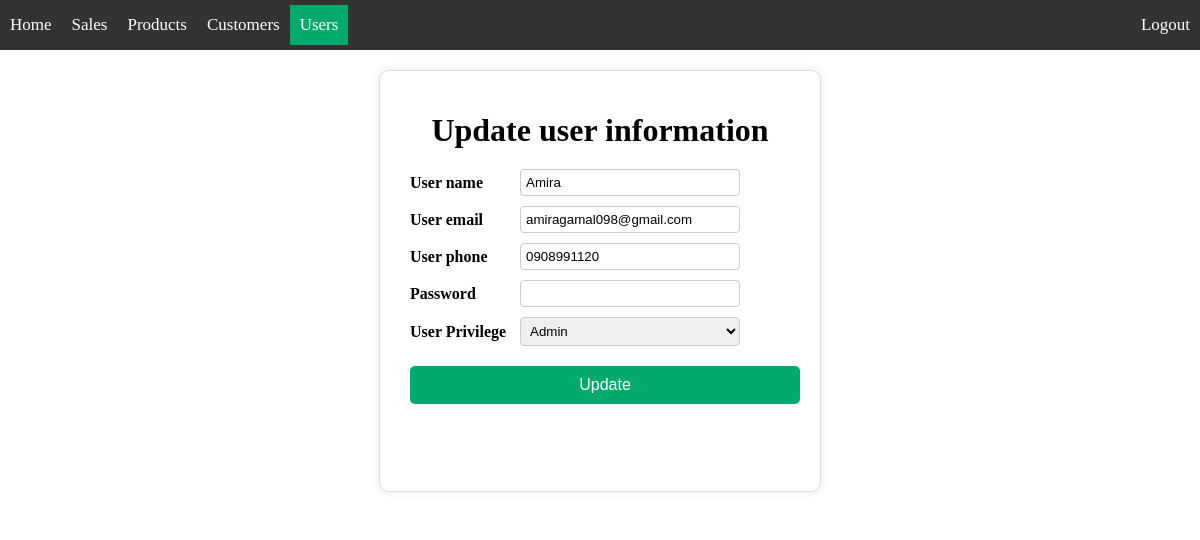
/users/update_user/1 (signed in), run on the app's committed database.
### app/models/user.py (models this page shows, shortened)
class User(db.Model, UserMixin):
    __tablename__ = 'user'
    id = db.Column(db.Integer, primary_key=True)
    user_name = db.Column(db.String(200), nullable=False)
    user_email = db.Column(db.String(200), nullable=False)
    user_phone = db.Column(db.String(15))
    password = db.Column(db.String(128), nullable=False)
    active = db.Column(db.Boolean(), default=True)
    roles = db.relationship('Role', secondary='user_roles', backref='roled')
    date = db.Column(db.DateTime, default=datetime.now(pytz.UTC))
    fs_uniquifier = db.Column(db.String(90), nullable=False, unique=True,
                              default=generate_unique_value)

### app/users/routes.py (the view)
@bp.route('/update_user/<int:id>', methods=['GET', 'POST'])
@roles_accepted('admin')
def update_user(id):
    user = User.query.get_or_404(id)
    if request.method == 'POST':
        user.user_name = request.form['user']
        user.user_email = request.form['user_email']
        user.user_phone = request.form['user_phone']
        user.password = request.form['user_password']
        user.type = request.form['privilege']
        try:
            db.session.commit()
            return redirect(url_for("users.index"))
        except:
            return 'db update error'
    else:
        return render_template('users/update_user.html', user=user)

### app/templates/users/update_user.html (shortened to what this page needs)
{% extends 'base.html' %}
{% block content %}
<div class="content">
    <div class="add_update">
        <div class="form-box">
            <h1  style="text-align: center;">Update user information</h1>
            <form action="/users/update_user/{{user.id}}" method="post">
                <div class="input-group">
                    <label>User name</label>
                    <div class="input-field">
                        <input type="text" name="user" id="user" value="{{ user.user_name }}" required>
                    </div>
                </div>
                <div class="input-group">
                    <label>User email</label>
                    <div class="input-field">
                        <input type="email" name="user_email" id="user_email" value="{{ user.user_email }}" required>
                    </div>
                </div>
                <div class="input-group">
                    <label>User phone</label>
                    <div class="input-field">
                        <input type="tel" name="user_phone" id="user_phone" value="{{ user.user_phone }}">
                    </div>
                </div>
                <div class="input-group">
                    <label>Password</label>
                    <div class="input-field">
                        <input type="password" name="user_password" id="user_password"required>
                    </div>
                </div>
                <div class="input-group">
                    <label for="userPrivilege">User Privilege</label>
                    <div class="input-field">
                        <select id="privilege" name="privilege">
                            <option value="admin">Admin</option>
                        </select>
                    </div>
                </div>
                <div class="input-field">
                    {% if current_user.has_role('admin') or current_user.has_role('editor')%}
                    <input type="submit" value="Update" name="update" id="update">
                    {% endif %}
                </div>
            </form>
        </div>
    </div>
</div>
{% endblock %}

### app/static/css/styles.css (style rules this page uses)
html , body { margin: 0; padding: 0; overflow: hidden; }
.form-box { width: 400px; height: 300px; padding: 20px; background-color: #fff; border: 1px solid #ddd; border-radius: 10px; box-shadow: 0 0 10px rgba(0, 0, 0, 0.1); }
.form-box h1 { text-align: center; margin-bottom: 20px; }
.input-group { display: flex; flex-direction: column; align-items: center; }
.content { width: 100%; }
.add_update { width: 100%; padding: 20px; box-sizing: border-box; display: flex; justify-content: center; align-items: center; background-color: white; }
.add_update .form-box { width: 400px; height: 380px; padding: 20px; background-color: #fff; border: 1px solid #ddd; border-radius: 10px; box-shadow: 0 0 10px rgba(0, 0, 0, 0.1); display: flex; flex-direction: column; }
.add_update .form-box h1 { text-align: center; margin-bottom: 20px; }
.add_update .input-group { display: flex; flex-direction: row; align-items: center; margin-bottom: 10px; }
.add_update .input-group label { width: 100px; font-weight: bold; margin-left: 10px; }
.add_update .input-field, .add_update .error-field { flex: 1; margin-left: 10px; }
.add_update .input-field input[type="text"], .add_update .input-field input[type="email"], .add_update .input-field input[type="tel"], .add_update .input-field input[type="number"], .add_update .input-field input[type="password"], #privilege { width: 220px; padding: 5px; box-sizing: border-box; border: 1px solid #ccc; border-radius: 4px; }
#update { font-size: 16px; display: block; color: #fff; background-color: #04AA6D; text-align: center; padding: 10px 0; border: none; text-decoration: none; margin-top: 20px; border-radius: 5px; width: 100%; transition: background-color 0.3s ease; }

### data on the page
User: user "Amira", user_email "amiragamal098@gmail.com", user_phone "0908991120"
